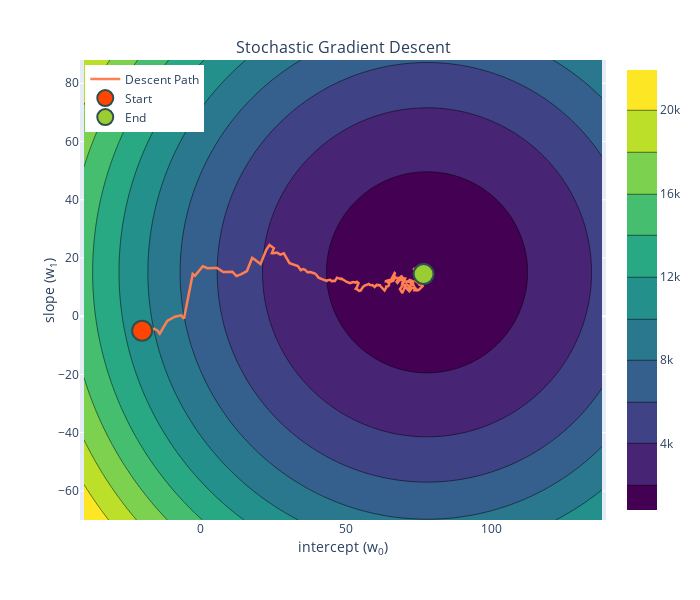

The code cell stored with this chart in its notebook:
### Markdown cell above
- We got pretty close. Let's see the path we took:

### Code cell
plot_gradient_descent_2d(x, y, w, alpha, np.arange(-70, 90, 2), np.arange(-40, 140, 2), max_iterations=300, stochastic=True, seed=1132)

### Figure 1 — Plotly figure (JSON) as saved in the notebook; plotly's stock layout.template omitted (floating-point values rounded to 4 significant figures; data arrays with more than 128 entries replaced by an {"elided": "..."} marker saying what was removed)
{"data": [{"colorscale": [[0, "#440154"], [0.1111, "#482878"], [0.2222, "#3e4989"], [0.3333, "#31688e"], [0.4444, "#26828e"], [0.5556, "#1f9e89"], [0.6667, "#35b779"], [0.7778, "#6ece58"], [0.8889, "#b5de2b"], [1, "#fde725"]], "name": "", "type": "contour", "x": [-40, -38, -36, -34, -32, -30, -28, -26, -24, -22, -20, -18, -16, -14, -12, -10, -8, -6, -4, -2, 0, 2, 4, 6, 8, 10, 12, 14, 16, 18, 20, 22, 24, 26, 28, 30, 32, 34, 36, 38, 40, 42, 44, 46, 48, 50, 52, 54, 56, 58, 60, 62, 64, 66, 68, 70, 72, 74, 76, 78, 80, 82, 84, 86, 88, 90, 92, 94, 96, 98, 100, 102, 104, 106, 108, 110, 112, 114, 116, 118, 120, 122, 124, 126, 128, 130, 132, 134, 136, 138], "y": [-70, -68, -66, -64, -62, -60, -58, -56, -54, -52, -50, -48, -46, -44, -42, -40, -38, -36, -34, -32, -30, -28, -26, -24, -22, -20, -18, -16, -14, -12, -10, -8, -6, -4, -2, 0, 2, 4, 6, 8, 10, 12, 14, 16, 18, 20, 22, 24, 26, 28, 30, 32, 34, 36, 38, 40, 42, 44, 46, 48, 50, 52, 54, 56, 58, 60, 62, 64, 66, 68, 70, 72, 74, 76, 78, 80, 82, 84, 86, 88], "z": {"elided": "80x90 float values"}}, {"line": {"color": "coral", "width": 2.5}, "marker": {"line": {"color": "DarkSlateGrey", "width": 2}, "opacity": 1, "size": {"elided": "301 float values"}}, "mode": "lines", "name": "Descent Path", "type": "scatter", "x": {"elided": "301 float values"}, "y": {"elided": "301 float values"}}, {"marker": {"color": "orangered", "line": {"color": "DarkSlateGrey", "width": 2}, "size": 20}, "mode": "markers", "name": "Start", "type": "scatter", "x": [-20], "y": [-5]}, {"marker": {"color": "yellowgreen", "line": {"color": "DarkSlateGrey", "width": 2}, "size": 20}, "mode": "markers", "name": "End", "type": "scatter", "x": [76.68], "y": [14.49]}], "layout": {"annotations": [{"font": {"size": 16}, "showarrow": false, "text": "Stochastic Gradient Descent", "x": 0.5, "xanchor": "center", "xref": "paper", "y": 1, "yanchor": "bottom", "yref": "paper"}], "height": 600, "legend": {"x": 0.01, "xanchor": "left", "y": 0.99, "yanchor": "top"}, "margin": {"t": 60}, "width": 700, "xaxis": {"anchor": "y", "domain": [0, 1], "range": [-40, 138], "tick0": -40, "title": {"standoff": 0, "text": "intercept (w<sub>0</sub>)"}}, "yaxis": {"anchor": "x", "domain": [0, 1], "range": [-70, 88], "scaleanchor": "x", "scaleratio": 1, "tick0": -70, "title": {"standoff": 0, "text": "slope (w<sub>1</sub>)"}}}}
